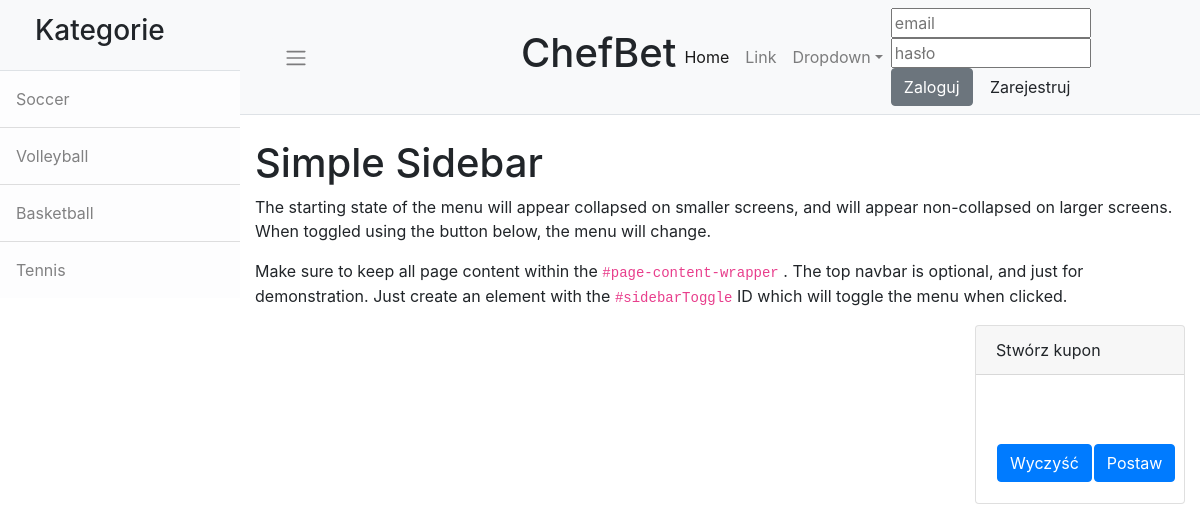
Page /test/ on the committed database.
### main/models.py (models this page shows, shortened)
class Category(models.Model):
    name = models.CharField(max_length=20, help_text='Enter an event category (e.g. Soccer)')

### main/views.py (the view)
# urls.py: path('test/', views.test, name='test'),
def test(request):
    template = loader.get_template('main/test.html')
    context = {}
    return HttpResponse(template.render(context, request))

### main/context_processor.py (called while the page is built)
def categories(request):
    from .models import Category
    return {'category_set': Category.objects.all()}

### main/templates/main/test.html (shortened to what this page needs)
{% load static %}
<!DOCTYPE html>
<html lang="pl">
<head>
    <link rel="stylesheet" href="https://stackpath.bootstrapcdn.com/bootstrap/4.4.1/css/bootstrap.min.css"
/>
    <link rel="stylesheet" type="text/css" href=" {% static 'main/style.css' %}">
</head>
<body>
<div class="d-flex" id="wrapper">
    <div class="border-end bg-white" id="sidebar-wrapper">
        <div class="sidebar-heading border-bottom bg-light"><h3 id="navbar-header">Kategorie</h3></div>
        <div class="list-group list-group-flush">
            {% for category in category_set %}
            <a class="list-group-item list-group-item-action list-group-item-light p-3" href="{% url 'category' category.name %}">{{ category.name }}</a>
            {% endfor %}
        </div>
    </div>
    <div id="page-content-wrapper">
        <nav class="navbar navbar-expand-lg navbar-light bg-light border-bottom">
            <div class="container-fluid">
                <button class="btn btn-light" id="sidebarToggle"><span class="navbar-toggler-icon"></span></button>
                <div class="navbar-header" style="padding-left: 200px">
                    <h1>ChefBet</h1>
                </div>
                <div class="collapse navbar-collapse" id="navbarSupportedContent">
                    <ul class="navbar-nav mr-auto">
                        <li class="nav-item active"><a class="nav-link" href="#!">Home</a></li>
                        <li class="nav-item"><a class="nav-link" href="#!">Link</a></li>
                        <li class="nav-item dropdown">
                            <a class="nav-link dropdown-toggle" id="navbarDropdown" href="#" role="button"
                               data-bs-toggle="dropdown" aria-haspopup="true" aria-expanded="false">Dropdown</a>
                        </li>
                    </ul>
                    <ul class="navbar-nav ml-auto">
                        <li>
                            <form>
                                <input type="email" name="login_email" placeholder="email" style="width: 200px"/>
                                <input type="password" name="login_password" placeholder="hasło" style="width: 200px"/>
                                <button type="submit" class="btn btn-secondary">Zaloguj</button>
                                <button type="button" class="btn btn-light">Zarejestruj</button>
                            </form>
                        </li>
                    </ul>
                </div>
            </div>
        </nav>
        <div class="container-fluid">
            <h1 class="mt-4">Simple Sidebar</h1>
            <p>The starting state of the menu will appear collapsed on smaller screens, and will appear non-collapsed on
                larger screens. When toggled using the button below, the menu will change.</p>
            <p>
                Make sure to keep all page content within the
                <code>#page-content-wrapper</code>
                . The top navbar is optional, and just for demonstration. Just create an element with the
                <code>#sidebarToggle</code>
                ID which will toggle the menu when clicked.
            </p>
            <div class="row">
            <div class="col-lg-9" id="main-content-container">
        </div>
        <div class="col-lg-3" id="coupon-container">
            <div class="card mb-3">
                <div class="card-header">
                    Stwórz kupon
                </div>
                <div class="card-body">
                    <div id="new-coupon-types">
                    </div>
                    <div id="new-coupon-summary">
                    </div>
                    <div id="new-coupon-buttons">
                        <table width="100%">
                            <tbody>
                                <tr>
                                    <td width="50%" class="td-center"><button class="btn btn-primary">Wyczyść</button></td>
                                    <td width="50%" class="td-center"><button class="btn btn-primary">Postaw</button></td>
                                </tr>
                            </tbody>
                        </table>
                    </div>
                </div>
            </div>
        </div>
            </div>
        </div>
    </div>
</div>
</body>
</html>

### main/static/main/style.css (style rules this page uses)
.td-center { text-align: center; }
.card-body { color: white; }
.td-center { color: white; }
#navbar-header { margin-left: 15px; }
#wrapper { overflow-x: hidden; }
#sidebar-wrapper { min-height: 100vh; margin-left: -15rem; transition: margin 0.25s ease-out; }
#sidebar-wrapper .sidebar-heading { padding: 0.875rem 1.25rem; font-size: 1.2rem; }
#sidebar-wrapper .list-group { width: 15rem; }
#page-content-wrapper { min-width: 100vw; }
@media (min-width: 768px) { #sidebar-wrapper { margin-left: 0; } }
@media (min-width: 768px) { #page-content-wrapper { min-width: 0; width: 100%; } }

### rows in the picture
Category: name "Soccer"
Category: name "Volleyball"
Category: name "Basketball"
Category: name "Tennis"
